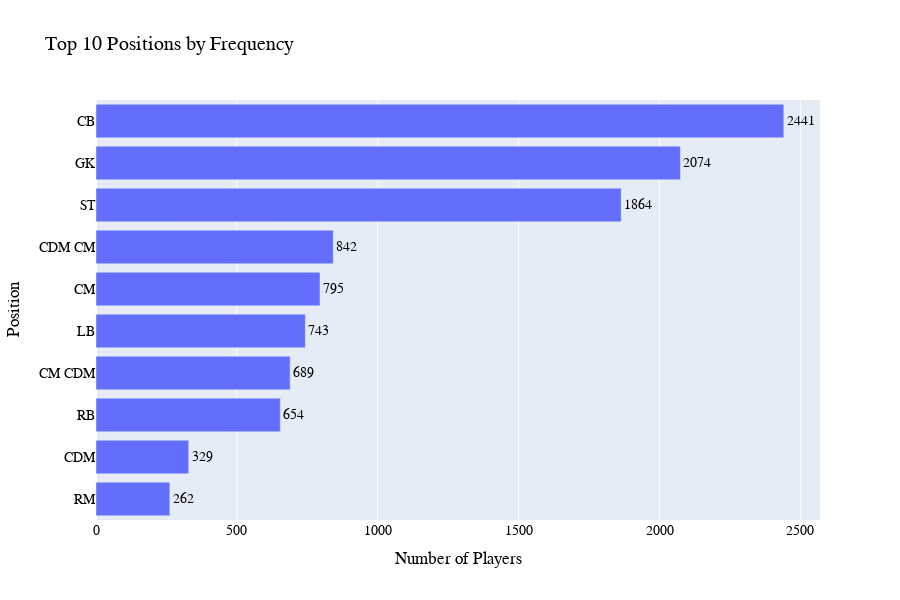

This figure's notebook cell:
### Markdown cell above
- Top 10 Positions by Frequency

### Code cell
position_counts = fifa['Positions'].value_counts().head(10)
position_counts = position_counts.iloc[::-1]


fig4 = px.bar(fifa,
              x=position_counts.values ,y=position_counts.index,
              title='Top 10 Positions by Frequency',
              text_auto="True")


fig4.update_xaxes(title_text = 'Number of Players')
fig4.update_yaxes(title_text = 'Position')
fig4.update_traces(textposition = 'outside')
fig4.update_layout(width = 900 ,height = 600 , font=dict(family="Arial",size= 14  ,color = "black"))
fig4.show()

### Figure 1 — Plotly figure (JSON) as saved in the notebook; plotly's stock layout.template omitted (floating-point values rounded to 4 significant figures)
{"data": [{"alignmentgroup": "True", "hovertemplate": "x=%{x}<br>y=%{y}<extra></extra>", "legendgroup": "", "marker": {"color": "#636efa", "pattern": {"shape": ""}}, "name": "", "offsetgroup": "", "orientation": "h", "showlegend": false, "textposition": "outside", "texttemplate": "%{x:True}", "type": "bar", "x": [262, 329, 654, 689, 743, 795, 842, 1864, 2074, 2441], "xaxis": "x", "y": ["RM", "CDM", "RB", "CM CDM", "LB", "CM", "CDM CM", "ST", "GK", "CB"], "yaxis": "y"}], "layout": {"barmode": "relative", "font": {"color": "black", "family": "Arial", "size": 14}, "height": 600, "legend": {"tracegroupgap": 0}, "title": {"text": "Top 10 Positions by Frequency"}, "width": 900, "xaxis": {"anchor": "y", "domain": [0, 1], "title": {"text": "Number of Players"}}, "yaxis": {"anchor": "x", "domain": [0, 1], "title": {"text": "Position"}}}}
